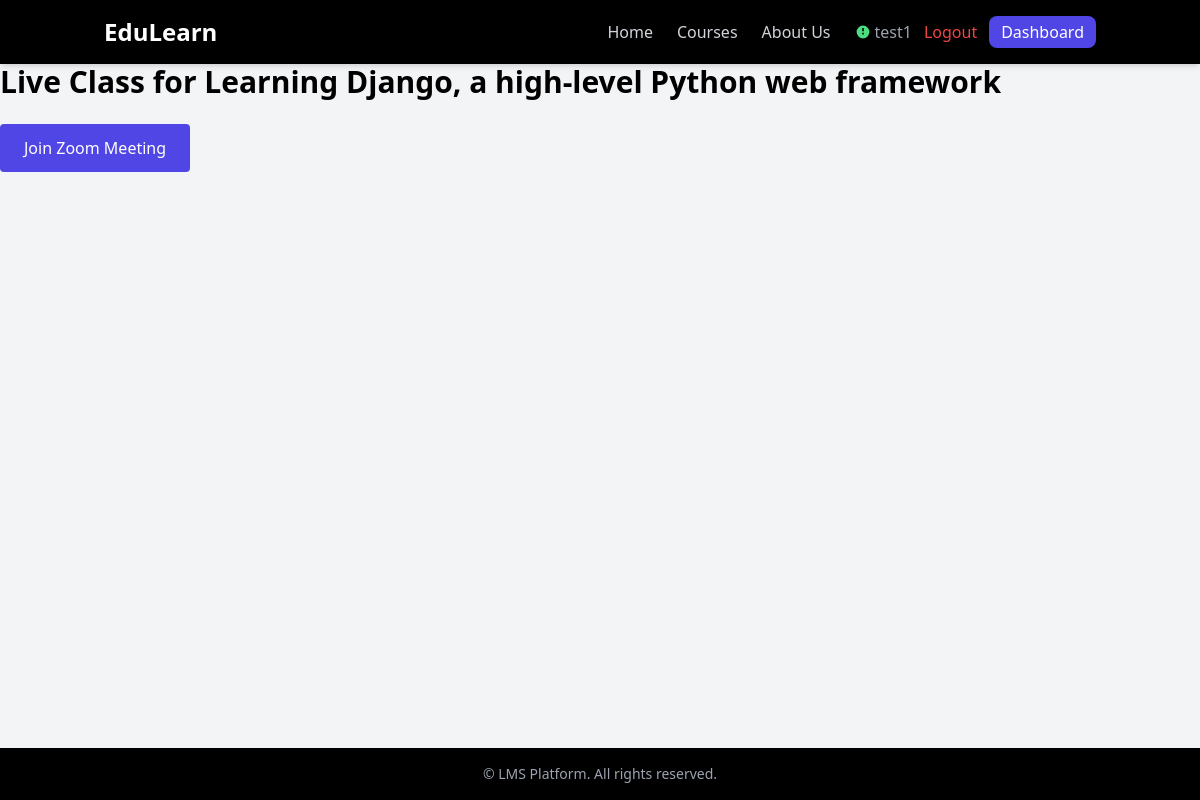
The page /zoom/2/ (signed in) on the database its author committed.
### app/models.py (models this page shows, shortened)
class User(AbstractUser):
    is_instructor = models.BooleanField(default=False)
    balance = models.DecimalField(max_digits=10, decimal_places=2, default=0.00,blank=True)
    stripe_account_id = models.CharField(max_length=255, blank=True, null=True)  # Stripe Connect Account ID

class Course(models.Model):
    COURSE_TYPE_CHOICES = [
        ("BEGINNER", "Beginner"),
        ("INTERMEDIATE", "Intermediate"),
        ("ADVANCED", "Advanced"),
    ]
    title = models.CharField(max_length=200)
    thmb=models.URLField(max_length=90000,blank=True)
    cover_url = models.URLField(max_length=90000,blank=True)
    category = models.CharField(max_length=900, blank=True)
    course_type = models.CharField(max_length=50, choices=COURSE_TYPE_CHOICES, blank=True)
    instructor = models.ForeignKey(User, on_delete=models.CASCADE)
    description = models.TextField()
    is_published = models.BooleanField(default=False)
    created_at = models.DateTimeField(default=timezone.now)  # ✅ Added created date
    price = models.DecimalField(max_digits=10, decimal_places=2, default=0.00,blank=True)
    is_free = models.BooleanField(default=False)

### app/views.py (the view)
# urls.py: path('zoom/<int:course_id>/', views.zoom_classroom, name='zoom_classroom'),
@login_required
def zoom_classroom(request, course_id):
    course = get_object_or_404(Course, id=course_id)
    zoom_link = "https://zoom.us/j/1234567890"  # Replace with dynamic logic
    return render(request, 'student/zoom_classroom.html', {'course': course, 'zoom_link': zoom_link})

### templates/student/zoom_classroom.html (shortened to what this page needs)
{% extends 'base.html' %}
{% block content %}
<h1 class="text-3xl font-bold mb-6">Live Class for {{ course.title }}</h1>
<a href="{{ zoom_link }}" target="_blank" class="inline-block bg-indigo-600 text-white px-6 py-3 rounded hover:bg-indigo-700">
  Join Zoom Meeting
</a>
{% endblock %}

### templates/base.html (shortened to what this page needs)
<!DOCTYPE html>
<html lang="en" class="scroll-smooth">
<head>
  <script src="https://cdn.tailwindcss.com"></script>
</head>
<body class="bg-gray-100 min-h-screen flex flex-col">
  <header class="sticky top-0 z-50 bg-black shadow-md">
    <nav class="container mx-auto px-4 py-4 flex items-center justify-between">
      <a href="/" class="text-2xl font-extrabold text-white hover:text-indigo-400 transition">EduLearn</a>
      <div class="hidden md:flex items-center space-x-6">
        <a href="/" class="text-gray-300 hover:text-indigo-400 transition">Home</a>
        <a href="{% url 'all_courses' %}" class="text-gray-300 hover:text-indigo-400 transition">Courses</a>
        <a href="{% url 'about' %}" class="text-gray-300 hover:text-indigo-400 transition">About Us</a>
        {% if user.is_authenticated %}
          <div class="flex items-center space-x-3">
            <span class="text-gray-400 flex items-center gap-1">
              <svg class="w-4 h-4 text-green-400" fill="currentColor" viewBox="0 0 20 20"><path d="M10 2a8 8 0 100 16 8 8 0 000-16zm1 11H9v-2h2v2zm0-4H9V5h2v4z"/></svg>
              {{ user.username }}
            </span>
            <form action="{% url 'logout' %}" method="post" class="inline">
              <button type="submit" class="text-red-500 hover:text-red-400 transition">Logout</button>
            </form>
            <a href="{% url 'student_dashboard' %}" class="px-3 py-1 bg-indigo-600 text-white rounded-lg hover:bg-indigo-500 transition">Dashboard</a>
          </div>
        {% else %}
          <a href="{% url 'login' %}" class="text-indigo-400 hover:text-indigo-300 transition">Login</a>
          <a href="{% url 'register' %}" class="ml-3 px-3 py-1 bg-indigo-600 text-white rounded-lg hover:bg-indigo-500 transition">Register</a>
        {% endif %}
      </div>
    </nav>
  </header>
  <main class="flex-1">
    {% block content %}{% endblock %}
  </main>
  <footer class="bg-black text-gray-400 text-sm p-4 text-center mt-auto shadow-inner">
    &copy; {{ now.year }} LMS Platform. All rights reserved.
  </footer>
</body>
</html>

### rows shown on the page
User: username "test1"
Course: title "Learning Django, a high-level Python web framework"
